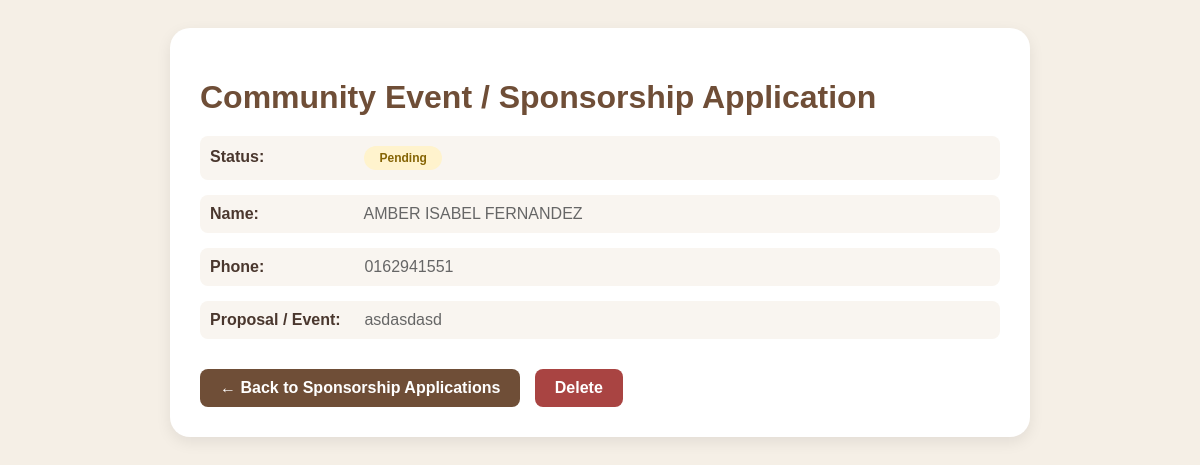
The app's page /admin/view_komuniti.php?id=2 (signed in) with its own data.
### tables this page shows
CREATE TABLE `komuniti_events` (
  `id` int(11) NOT NULL,
  `name` varchar(255) NOT NULL,
  `phone` varchar(20) NOT NULL,
  `proposal` text NOT NULL
);

### admin/view_komuniti.php (the view, shortened to what this page needs)
<?php
require_once '../config/database.php';
$id = isset($_GET['id']) ? intval($_GET['id']) : 0;
$stmt = $conn->prepare("SELECT * FROM komuniti_events WHERE id = ?");
$stmt->bind_param("i", $id);
$stmt->execute();
$app = $stmt->get_result()->fetch_assoc();
?>
<!DOCTYPE html>
<html lang="en">
<head>
</head>
<body>
<div class="container">
    <h1>Community Event / Sponsorship Application</h1>
    <div class="info-group">
        <span class="info-label">Status:</span>
        <span class="status-badge status-<?php echo $app['status'] ?? 'pending'; ?>"><?php echo ucfirst($app['status'] ?? 'Pending'); ?></span>
    </div>
    <div class="info-group">
        <span class="info-label">Name:</span>
        <span class="info-value"><?php echo htmlspecialchars($app['name']); ?></span>
    </div>
    <div class="info-group">
        <span class="info-label">Phone:</span>
        <span class="info-value"><?php echo htmlspecialchars($app['phone']); ?></span>
    </div>
    <div class="info-group">
        <span class="info-label">Proposal / Event:</span>
        <span class="info-value"><?php echo nl2br(htmlspecialchars($app['proposal'])); ?></span>
    </div>
    <div style="margin-top: 30px;">
        <a href="dashboard.php#sponsorships" class="btn btn-back">← Back to Sponsorship Applications</a>
        <a href="delete_komuniti.php?id=<?php echo $id; ?>" class="btn btn-delete" onclick="return confirm('Delete this application?')">Delete</a>
    </div>
</div>
</body>
</html>

### admin/view_komuniti.php (style rules this page uses)
body { font-family: Arial, sans-serif; background: #f5efe6; padding: 20px; }
.container { max-width: 800px; margin: 0 auto; background: white; padding: 30px; border-radius: 20px; box-shadow: 0 5px 15px rgba(0,0,0,0.08); }
h1 { color: #6f4e37; margin-bottom: 20px; }
.info-group { margin-bottom: 15px; padding: 10px; background: #f9f5f0; border-radius: 8px; }
.info-label { font-weight: bold; color: #4A372E; width: 150px; display: inline-block; }
.info-value { color: #666; }
.btn { padding: 10px 20px; border: none; border-radius: 8px; cursor: pointer; font-weight: bold; margin-right: 10px; text-decoration: none; display: inline-block; }
.btn-back { background: #6f4e37; color: white; }
.btn-delete { background: #a94442; color: white; }
.status-badge { display: inline-block; padding: 5px 15px; border-radius: 20px; font-size: 12px; font-weight: bold; }
.status-pending { background: #fff3cd; color: #856404; }

### records on screen
komuniti_events: name "AMBER ISABEL FERNANDEZ", phone "0162941551", proposal "asdasdasd"

### other values on screen
$app['status'] "Pending"
